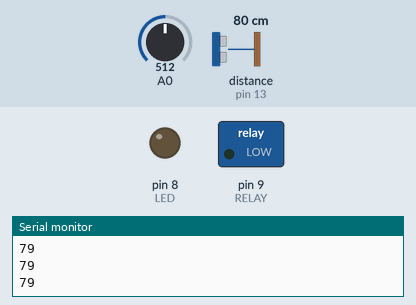
Bench run of a sketch on a simulated Arduino Uno, built with avr-gcc and run on an emulated ATmega328P. On the bench: switched loads named in the sketch (green lamp = pin HIGH), output pins drawn as LEDs (lit = HIGH), the last lines printed to the serial monitor. Wiring (inferred from the names in the program): ultrasonic range finder: trigger pin 10; echo pin 13. The inputs (shaded band) are chosen by the test bench; at power-on: distance to the obstacle (sensor on pin 13) 80 cm, A0 = 512. The echo pulse lasts 58.3 µs per cm; pins used as bus, display or sensor lines are not drawn.

Above: at 1.2 s.
1.3 s: distance to the obstacle (sensor on pin 13) set to 6 cm
2.8 s: distance to the obstacle (sensor on pin 13) set to 3 cm
At 3.5 s:
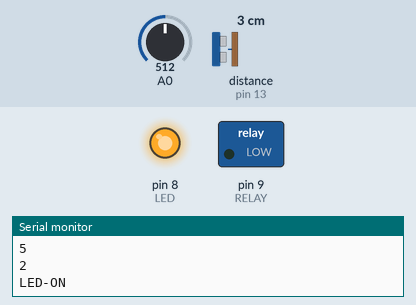
Timing chart, 0 to 5.8 s (numbered marks = the images above; inputs shaded):
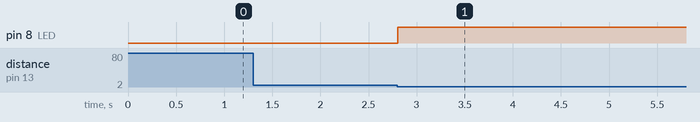

The sketch:

proximity_sensor.ino
```cpp
#include "helpers/lights.h"
#include "helpers/ultrasonic.h"

#define ECHO 13
#define TRIGGER 10
#define LED 8
#define RELAY 9

void setup() {
    Serial.begin(9600);

    pinMode(ECHO, INPUT);
    pinMode(TRIGGER, OUTPUT);
    pinMode(LED, OUTPUT);
    pinMode(RELAY, OUTPUT);
}

void loop() {
    // Turning relay when it is getting dark.
    byte isTurningLight = hasToTurnLights();
    digitalWrite(RELAY, isTurningLight);

    byte hasToTurnLedOn = hasToTurnLed(TRIGGER, ECHO) ? HIGH : LOW;
    turnLedOn(LED, hasToTurnLedOn);
}
```

lights.h
```cpp
int minLight = 300;


byte hasToTurnLights() {
    int lightValue = analogRead(A0);
    int voltageToApply;

    if (lightValue <= minLight) {
        voltageToApply = HIGH;
    } else {
        voltageToApply = LOW;
    }

    return voltageToApply;
}
```

ultrasonic.h
```cpp
int minDistance = 3;  // In cm

int ping(int TRIGGER, int ECHO) {
    long duration;

    digitalWrite(TRIGGER, LOW);
    delayMicroseconds(4);
    digitalWrite(TRIGGER, HIGH);
    delayMicroseconds(10);
    digitalWrite(TRIGGER, LOW);

    duration = pulseIn(ECHO, HIGH);

    // Return distance in cm
    return ((duration * 10) / 292) / 2;
}

bool hasToTurnLed(int TRIGGER, int ECHO) {
    int currentDistance = ping(TRIGGER, ECHO);
    int voltageToApply;

    Serial.println(currentDistance);

    return currentDistance <= minDistance;
}

void turnLedOn(int LED, byte hasToTurnLedOn) {
    digitalWrite(LED, hasToTurnLedOn);
    if (hasToTurnLedOn) {
        // We wait only for turn on light
        Serial.println("LED-ON");
        Serial.flush();
        delay(5000);
    }
}
```

Measured:
- the behaviour switches between 5 and 4 cm on distance to the obstacle (sensor on pin 13) (found by bisection; images 0 and 1)
- after the input at 2.8 s, pin 8 (LED): LOW → HIGH at once
